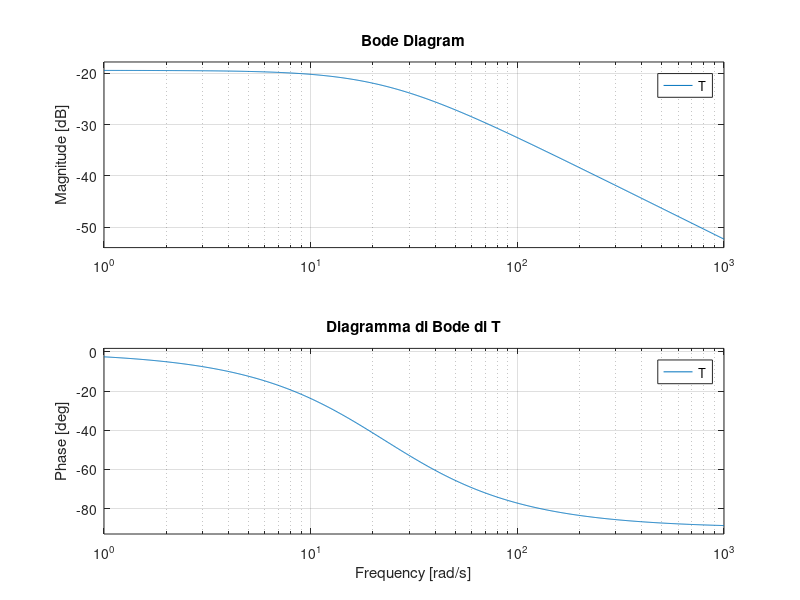
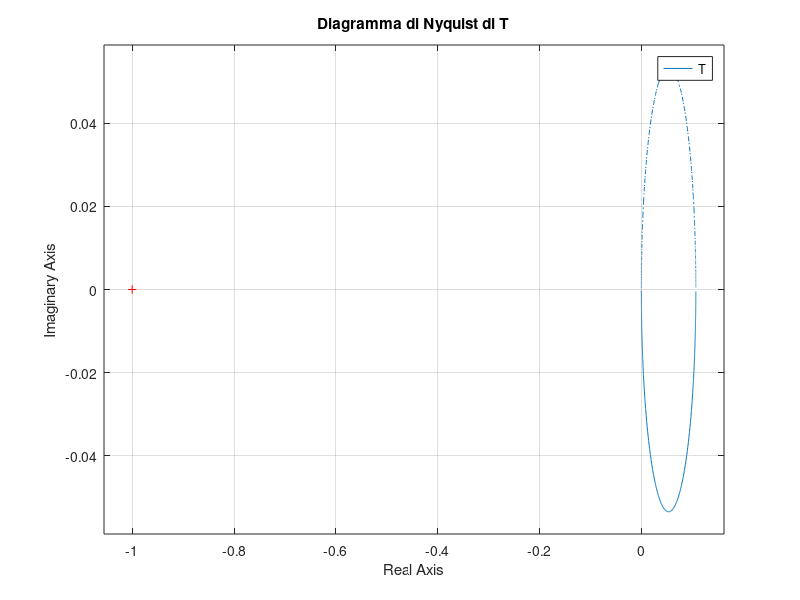
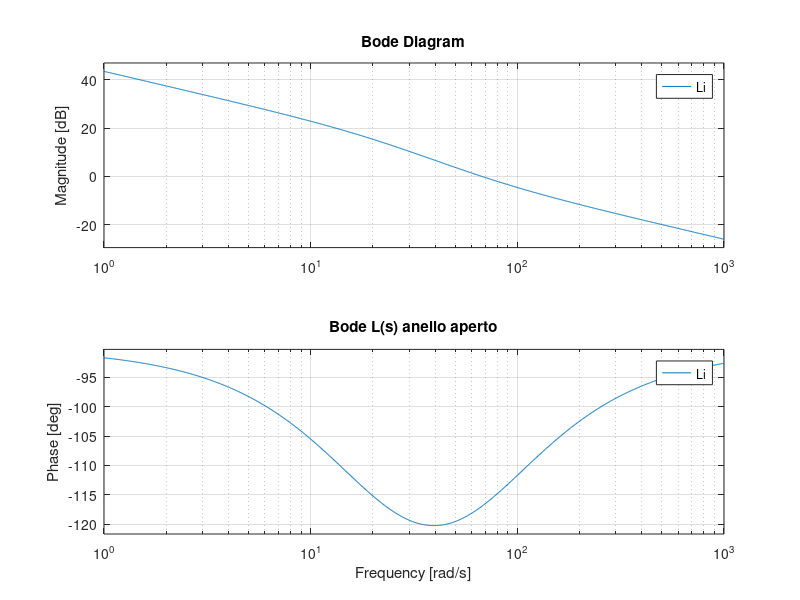
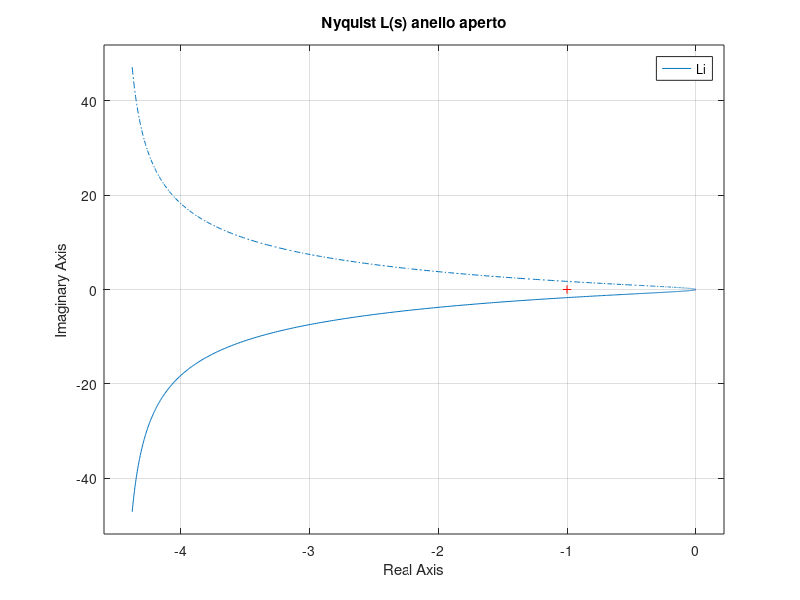

These figures' MATLAB source, in order:
clear all;
clc
%% 0) Parametri 
Kg = 3;% gain amplificatore

% Circuito LR
L = 412.5e-3; %[H] inductance of the coil
Rc = 10; %[ohm]
% nc = 2450; %number of coils
% lc = 0.0825; %[m] lenght of the coil
% rc = 0.008; %[m] coil radius
Rs = 1; %[ohm] current sense resistance
Rcal = 0.85; % calibration resistance gain

R = (Rc + Rs)* Rcal; %[ohm] total resistance
V_max = 24; %tensione massima in ingresso alla bobina
I_max = 3; % 3 A massimi in ingresso alla bobina


% Meccanica
km = 6.5308e-5; %[N-m^2/A^2] electromagnet force constant
r = 1.27e-2; %[m] steel ball radius
m = 0.068; %[kg] steel ball mass
%Tb = 0.014; %[m] steel ball travel
l = 0.0394; %[m] total lenght
g = 9.81; %[m/s^2] gravity
%mu_0 = pi*4e-7; %[H/m] magnetic permeability constant
Kb = 2.83e-3; %[m/V] ball position sensitivity


%% 1) Modello circuito RL
s = tf('s');
fprintf("T fdt circuito RL: \n");
wp = R/L;            % unico polo di T(s) calcolabile anche con funzione pole
T = 1/(s*L +R)
[numT, denT]   = tfdata(T, 'v');

p = pole(T);   % poli
fprintf("Polo RL: %f \n", p);
tau_RL = 1/abs(wp);
fprintf("Costante tempo RL: %f s \n", tau_RL);

figure
bode(T)
grid on
title('Diagramma di Bode di T')

figure
nyquist(T)
grid on
title('Diagramma di Nyquist di T')


% Validazione in frequenza
% alpha = [0.01 0.1 0.2 0.5 1 2]; % coefficients
% N = length(alpha);
% dati = zeros(N,5); % [omega, modulo, modulo_dB, fase_deg]
% 
% fprintf("[omega, modulo, modulo_dB, fase_deg, absolute_delta_t] \n");
% for k = 1:N
%     omega = wp * alpha(k);
%     Tj = evalfr(T, 1j*omega);
%     modulo = abs(Tj);
%     modulo_dB = 20*log10(modulo);
%     fase_rad = angle(Tj);
%     fase_deg = rad2deg(angle(Tj));
%     period = (2*pi) / omega;
%     absolute_delta_t = period * (fase_deg/360);
%     dati(k,:) = [omega, modulo, modulo_dB, fase_deg, absolute_delta_t];
% end
% disp(dati)


% 1.1) REGOLATORE RL
% Sintesi con metodo di BODE
% Kp = 29.962945;
% Ki = 5531.893013;

Kp_i = 6.8573;
Ki_i = 470.5931;
fprintf("Anello corrente L_i = PI*T \n");
Ci  = Kp_i + Ki_i/s;
[numCi, denCi] = tfdata(Ci, 'v');

% 1.3) FDT ANELLO APERTO
Li = Ci * Kg * T;
[numLi, denLi] = tfdata(Li, 'v');
p_i = pole(Li)
z_i = zero(Li)
[gm, pm, wcg, wcp_i] = margin(Li);
fprintf("Gain margin=%f ,Phase margin=%f ,w_c=%f \n", gm, pm, wcp_i);

% Diagrammi
figure
bode(Li)
grid on
title('Bode L(s) anello aperto')

figure
nyquist(Li)
grid on
title('Nyquist L(s) anello aperto')

% 1.4) FDT ANELLO CHIUSO
fprintf("\n Hi fdt in retroazione \n");
Hi = Li/(1+Li);
Hi = minreal(Hi);
p = pole(Hi);



%% 2) Modello meccanico linearizzato
%Linearizzo attorno al punto di equilibrio
x1e = l/2 - r; % posizione di equilibrio a metà (piedistallo - inizio palla)
x2e = 0;
x3e = sqrt((m*g/km) * (x1e + 2*r -l)^2); % corrente di equilibrio ie(xe)

u_e = x3e * R;

k1 = (2 * km * x3e^2)/(m * (l -2*r -x1e)^3);
k2 = (2 * km * x3e)/(m * (l -2*r -x1e)^2);

% 2.1 - TF
fprintf("W fdt pallina: \n");
W = k2/(s^2 -k1)
[numW, denW]   = tfdata(W, 'v');

p = pole(W)   % poli
tau_W = 1/abs(p(1));
z = zero(W);   % zeri
fprintf("Costante di tempo pallina W: %f s\n", tau_W);


% 2.2 - Diagrammi
figure
bode(W)
grid on
title('Diagramma di Bode di W')

figure
nyquist(W)
grid on
title('Diagramma di Nyquist di W')


% 2.3 - Comparazione con controllo corrente
%massimo gradino di corrente inseguibile
delta_i_max = (V_max - R*x3e) / (wcp_i*L);
fprintf("Massimo gradino di corrente inseguibile intorno a ie: delta_i_max=%f A\n", delta_i_max);

 
% Calcolo tramite state space representation
% F = [0, 1;
%     k1, 0];
% 
% G = [0; k2];
% 
% H = [1, 0];
% 
% system = ss(F, G, H, 0); 
% W = tf(system)

%% Modello completo open loop senza controllori
% %State space representation dell'intero sistema
% % A = [0, 1, 0;
% %     k1, 0, k2;
% %     0, 0, -(R/L)];
% % 
% % B = [0;
% %      0;
% %      1/L];
% % 
% % C = [1, 0, 0];
% % 
% % D = 0;
% % sys_ss = ss(A,B,C,D);
% % G_ss = tf(sys_ss)
% 
% % Tramite le due TF a cascata
% G = T*W;
% [num, den] = tfdata(G, 'v');   % estrae numeratore e denominatore come vettori
% den0 = den(1);                 % coefficiente del termine di grado massimo
% 
% G = tf(num/den0, den/den0)
